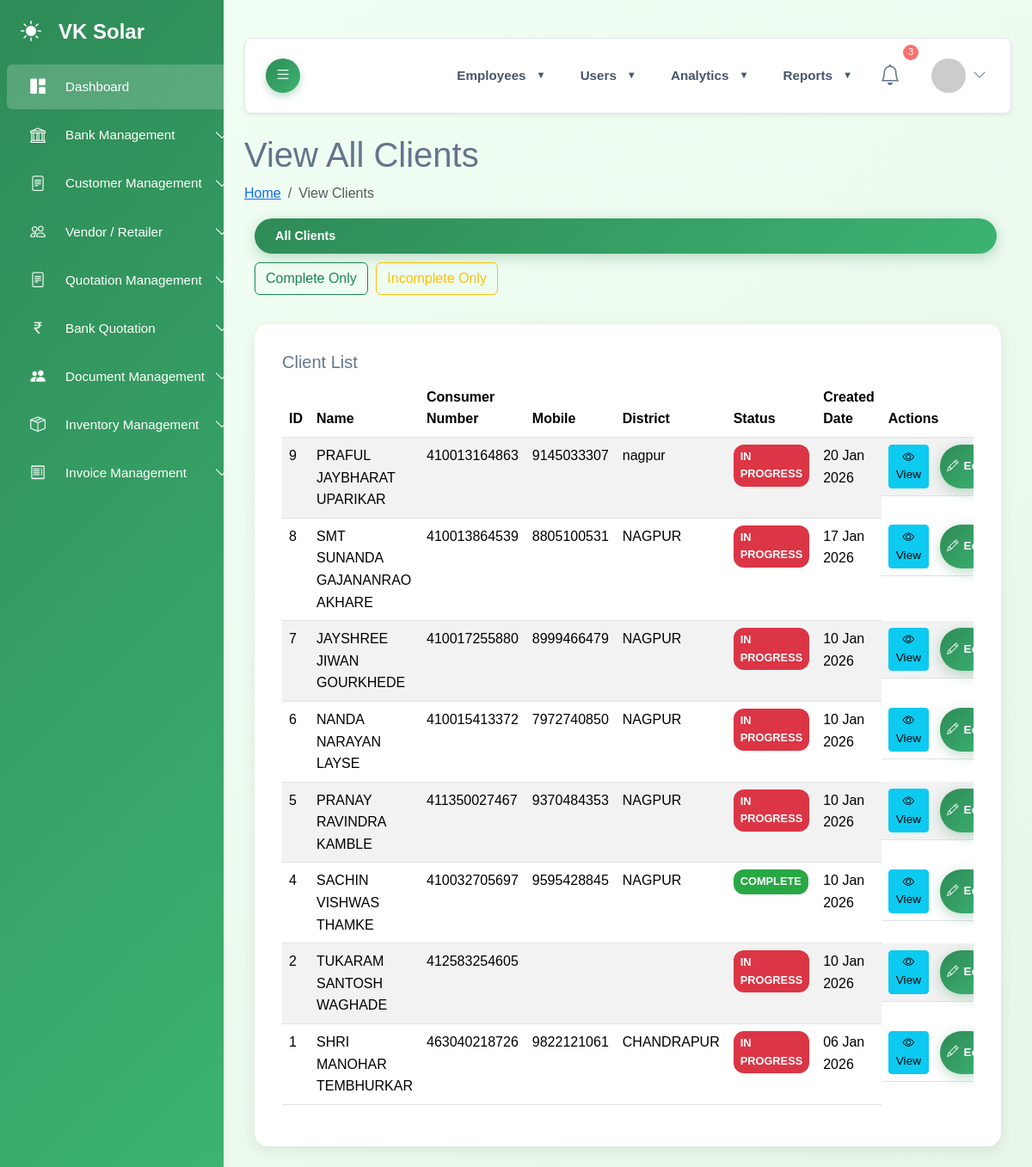
The page /admin/view_clients.php (signed in) on the database its author committed.
### tables this page shows
CREATE TABLE `clients` (
  `id` int NOT NULL,
  `name` varchar(255)  NOT NULL,
  `consumer_number` varchar(100)  NOT NULL,
  `billing_unit` varchar(100)  DEFAULT NULL,
  `adhar` bigint NOT NULL,
  `mobile` varchar(15)  DEFAULT NULL,
  `email` varchar(255)  DEFAULT NULL,
  `district` varchar(255)  DEFAULT NULL,
  `block` varchar(255)  DEFAULT NULL,
  `taluka` varchar(255)  DEFAULT NULL,
  `pincode` int NOT NULL,
  `village` varchar(255)  DEFAULT NULL,
  `location` text ,
  `mahadiscom_email` varchar(255)  DEFAULT NULL,
  `mahadiscom_email_password` varchar(255)  DEFAULT NULL,
  `mahadiscom_mobile` varchar(15)  DEFAULT NULL,
  `mahadiscom_user_id` varchar(255)  DEFAULT NULL,
  `mahadiscom_password` varchar(255)  DEFAULT NULL,
  `name_change_require` enum('yes','no')  DEFAULT NULL,
  `application_no_name_change` varchar(255)  DEFAULT NULL,
  `pm_suryaghar_registration` enum('yes','no')  DEFAULT NULL,
  `pm_suryaghar_app_id` varchar(255)  DEFAULT NULL,
  `pm_registration_date` date DEFAULT NULL,
  `load_change_application_number` varchar(255)  DEFAULT NULL,
  `rooftop_solar_application_number` varchar(255)  DEFAULT NULL,
  `kilo_watt` decimal(10,2) DEFAULT NULL,
  `load_change_status` enum('Done','Not')  DEFAULT NULL,
  `bank_loan_status` enum('yes','no')  DEFAULT NULL,
  `bank_name` varchar(255)  DEFAULT NULL,
  `account_number` varchar(255)  DEFAULT NULL,
  `ifsc_code` varchar(255)  DEFAULT NULL,
  `jan_samartha_application_no` varchar(255)  DEFAULT NULL,
  `loan_amount` decimal(15,2) DEFAULT NULL,
  `first_installment_amount` decimal(15,2) DEFAULT NULL,
  `second_installment_amount` decimal(15,2) DEFAULT NULL,
  `remaining_amount` decimal(15,2) DEFAULT NULL,
  `inverter_company_name` varchar(255)  DEFAULT NULL,
  `inverter_capacity` varchar(50)  DEFAULT NULL,
  `inverter_serial_number` varchar(255)  DEFAULT NULL,
  `solar_type` enum('DCR','NON-DCR')  DEFAULT NULL,
  `dcr_certificate_number` varchar(255)  DEFAULT NULL,
  `number_of_panels` int DEFAULT NULL,
  `company_name` varchar(255)  NOT NULL,
  `wattage` int NOT NULL,
  `panel_serial_numbers` text ,
  `rts_portal_status` enum('yes','no')  DEFAULT NULL,
  `meter_number` varchar(255)  DEFAULT NULL,
  `meter_installation_date` date DEFAULT NULL,
  `pm_redeem_status` enum('yes','no')  DEFAULT NULL,
  `subsidy_amount` decimal(15,2) DEFAULT NULL,
  `subsidy_redeem_date` date DEFAULT NULL,
  `reference_name` varchar(255)  DEFAULT NULL,
  `reference_contact` varchar(255)  DEFAULT NULL,
  `estimate_amount` decimal(15,2) DEFAULT NULL,
  `geo_tagging_photo` varchar(500)  DEFAULT NULL,
  `geo_tagged_photo` varchar(500)  DEFAULT NULL,
  `email_password` varchar(255)  DEFAULT NULL,
  `created_at` timestamp NULL DEFAULT CURRENT_TIMESTAMP,
  `updated_at` timestamp NULL DEFAULT CURRENT_TIMESTAMP ON UPDATE CURRENT_TIMESTAMP,
  `step9_completed` tinyint(1) DEFAULT '0',
  `step12_completed` tinyint(1) DEFAULT '0',
  `step10_completed` tinyint(1) DEFAULT '0'
);

### admin/connect/db1.php (called while the page is built, shortened)
<?php
class connect{
     public $servername = "localhost";
    private $username = "root";
    private $password = "";
    private $dbname = "abcoedtech_vksolar";
    public function dbconnect()
    {
        $db = mysqli_connect($this->servername, $this->username, $this->password, $this->dbname);
        return $db;
    }
}
?>

### admin/connect/fun.php (called while the page is built, shortened)
<?php
class fun
{
    private $db;
    function __construct($con)
    {
        $this->db = $con;
    }
    public function fetchClients() {
        $sql = "SELECT * FROM clients ORDER BY id DESC";
        return mysqli_query($this->db, $sql);
    }
}
?>

### admin/view_clients.php (the view, shortened to what this page needs)
<?php
include "connect/db1.php";
include "connect/fun.php";
$connect = new connect();
$fun = new fun($connect->dbconnect());
$filter = $_GET['filter'] ?? 'all';
if ($filter === 'complete') {
    $clients = $fun->getCompleteClients();
} elseif ($filter === 'incomplete') {
    $clients = $fun->getIncompleteClients();
} else {
    $clients = $fun->fetchClients();
}
?>
<!DOCTYPE html>
<html lang="en">
<head>
    <?php require('include/head.php'); ?>
</head>
<body>
    <?php include "include/sidebar.php"; ?>
    <div id="main-content">
        <?php require('include/navbar.php') ?>
    <main id="main" class="main">
        <div class="pagetitle">
            <h1>View All Clients</h1>
            <nav>
                <ol class="breadcrumb">
                    <li class="breadcrumb-item"><a href="index.php">Home</a></li>
                    <li class="breadcrumb-item active">View Clients</li>
                </ol>
            </nav>
        </div>
        <div class="container-fluid">
            <div class="row mb-4">
                <div class="col-12">
                    <div class="filter-buttons">
                        <a href="?filter=all" class="btn btn-<?php echo $filter === 'all' ? 'primary' : 'outline-primary'; ?>">
                            All Clients
                        </a>
                        <a href="?filter=complete" class="btn btn-<?php echo $filter === 'complete' ? 'success' : 'outline-success'; ?>">
                            Complete Only
                        </a>
                        <a href="?filter=incomplete" class="btn btn-<?php echo $filter === 'incomplete' ? 'warning' : 'outline-warning'; ?>">
                            Incomplete Only
                        </a>
                    </div>
                </div>
            </div>
            <div class="row">
                <div class="col-12">
                    <div class="card">
                        <div class="card-body">
                            <h5 class="card-title">Client List</h5>
                            <?php if(mysqli_num_rows($clients) > 0): ?>
                            <div class="table-responsive">
                                <table class="table table-striped table-hover">
                                    <thead>
                                        <tr>
                                            <th>ID</th>
                                            <th>Name</th>
                                            <th>Consumer Number</th>
                                            <th>Mobile</th>
                                            <th>District</th>
                                            <th>Status</th>
                                            <th>Created Date</th>
                                            <th>Actions</th>
                                        </tr>
                                    </thead>
                                    <tbody>
                                        <?php while($client = mysqli_fetch_assoc($clients)):
                                            $isComplete = isClientComplete($client);
                                        ?>
                                        <tr>
                                            <td><?php echo $client['id']; ?></td>
                                            <td><?php echo htmlspecialchars($client['name']); ?></td>
                                            <td><?php echo htmlspecialchars($client['consumer_number']); ?></td>
                                            <td><?php echo htmlspecialchars($client['mobile']); ?></td>
                                            <td><?php echo htmlspecialchars($client['district']); ?></td>
                                            <td>
                                                <span class="status-badge <?php echo $isComplete ? 'status-complete' : 'status-incomplete'; ?>">
                                                    <?php echo $isComplete ? 'Complete' : 'In Progress'; ?>
                                                </span>
                                            </td>
                                            <td><?php echo date('d M Y', strtotime($client['created_at'])); ?></td>
                                            <td class="action-buttons">
                                                <a href="client_details.php?id=<?php echo $client['id']; ?>"
                                                   class="btn btn-sm btn-info" title="View Client Details">
                                                    <i class="bi bi-eye"></i> View
                                                </a>
                                                <a href="client_edit2.php?id=<?php echo $client['id']; ?>"
                                                   class="btn btn-sm btn-primary" title="Edit Client">
                                                    <i class="bi bi-pencil"></i> Edit
                                                </a>
                                            </td>
                                        </tr>
                                        <?php endwhile; ?>
                                    </tbody>
                                </table>
                            </div>
                            <?php else: ?>
                            <div class="alert alert-info">
                                No clients found.
                            </div>
                            <?php endif; ?>
                        </div>
                    </div>
                </div>
            </div>
        </div>
    </main>
</div>
</body>
</html>
<?php
function isClientComplete($client) {
    $requiredFields = [
        'name', 'consumer_number', 'mobile', 'email', 'district',
        'mahadiscom_email', 'mahadiscom_user_id', 'load_change_application_number',
        'inverter_company_name', 'dcr_certificate_number', 'meter_number'
    ];
    foreach($requiredFields as $field) {
        if(empty($client[$field])) {
            return false;
        }
    }
    return true;
}
?>

### admin/css&js/style.css (style rules this page uses)
:root { --primary: #2e8b57; --primary-light: #3cb371; --primary-dark: #1e6b47; --secondary: #f5f5f5; --accent: #87ceeb; --accent-light: #b0e2ff; --earth: #d2b48c; --earth-light: #f0e6d6; --dark: #2c3e50; --light: #f8f9fa; --gradient-primary: linear-gradient( 135deg, var(--primary) 0%, var(--primary-light) 100% ); --gradient-secondary: linear-gradient( 135deg, var(--earth-light) 0%, var(--secondary) 100% ); --gradient-hero: linear-gradient( 135deg, rgba(46, 139, 87, 0.85) 0%, rgba(60, 179, 113, 0.85) 100% ); --gradient-nature: linear-gradient( 135deg, var(--primary) 0%, var(--accent) 100% ); --background-light: #f1f5f9; --text-light: #64748b; --card-bg-light: #ffffff; --border-color-light: #e2e8f0; --success-color: #10b981; --danger-color: #f87171; --warning-color: #fbbf24; }
body { font-family: "Inter", sans-serif; background-color: var(--background-light); color: var(--text-light); padding-top: 20px; overflow-x: hidden; }
#main-content { margin-left: 260px; padding: 1.5rem; transition: margin-left 0.3s ease-in-out; }
.card { border: none; border-radius: 0.5rem; box-shadow: 0 0.1rem 0.5rem rgba(0, 0, 0, 0.05); transition: all 0.3s; background-color: var(--card-bg-light); color: var(--text-light); border: 1px solid var(--border-color-light); }
.status-badge { padding: 0.25em 0.6em; border-radius: 0.25rem; font-size: 0.8em; font-weight: 600; }
.btn-primary { background: var(--gradient-primary) !important; border: none !important; box-shadow: 0 4px 15px rgba(46, 139, 87, 0.3); border-radius: 25px !important; transition: all 0.3s ease; font-weight: 500; padding: 12px 30px; }
.table { color: var(--text-light); }

### admin/css&js/carousel.css (style rules this page uses)
:root { --primary: #2e8b57; --primary-light: #3cb371; --primary-dark: #1e6b47; --secondary: #f5f5f5; --accent: #87ceeb; --dark: #2c3e50; --light: #f8f9fa; --gradient-primary: linear-gradient( 135deg, var(--primary) 0%, var(--primary-light) 100% ); --background-light: #f1f5f9; --text-light: #64748b; --card-bg-light: #ffffff; --border-color-light: #e2e8f0; --success-color: #10b981; --danger-color: #f87171; --warning-color: #fbbf24; }
body { font-family: "Inter", sans-serif; background-color: var(--background-light); color: var(--text-light); padding-top: 20px; overflow-x: hidden; }
#main-content { margin-left: 260px; padding: 1.5rem; transition: margin-left 0.3s ease-in-out; }
.card { border: none; border-radius: 1rem; box-shadow: 0 0.5rem 1.5rem rgba(46, 139, 87, 0.08); transition: all 0.3s; background: var(--card-bg-light); color: var(--text-light); overflow: hidden; }
.card-body { padding: 2rem; }
.btn-primary { background: var(--gradient-primary) !important; border: none !important; box-shadow: 0 4px 15px rgba(46, 139, 87, 0.3); border-radius: 0.75rem !important; transition: all 0.3s ease; font-weight: 600; padding: 12px 30px; }

### admin/css&js/logo&brand.css (style rules this page uses)
:root { --primary-green: #48bb78; --dark-green: #38a169; --light-green: #c6f6d5; --accent-green: #68d391; --text-dark: #2d3748; --text-light: #718096; --bg-light: #f7fafc; --border: #e2e8f0; --shadow: 0 2px 4px -1px rgba(0, 0, 0, 0.1), 0 1px 2px -1px rgba(0, 0, 0, 0.06); --shadow-lg: 0 4px 6px -1px rgba(0, 0, 0, 0.1), 0 2px 4px -1px rgba(0, 0, 0, 0.06); }
.btn-primary { background: linear-gradient(135deg, var(--primary-green), var(--dark-green)); border: none; border-radius: 8px; padding: 10px 20px; font-weight: 600; display: flex; align-items: center; gap: 6px; transition: all 0.3s ease; box-shadow: 0 2px 4px rgba(72, 187, 120, 0.2); font-size: 0.9rem; }

### admin/css&js/view-project.css (style rules this page uses)
:root { --primary-color: #2e8b57; --secondary-color: #3cb371; --light-color: #f5f5f5; --dark-color: #333; --border-radius: 10px; --box-shadow: 0 3px 10px rgba(0, 0, 0, 0.08); --transition: all 0.3s ease; }
body { background-color: #f8f9fa; font-family: "Segoe UI", Tahoma, Geneva, Verdana, sans-serif; line-height: 1.6; }
.action-buttons { display: flex; justify-content: space-between; gap: 0.5rem; }
.status-badge { display: inline-block; padding: 0.25rem 0.75rem; border-radius: 20px; font-size: 0.75rem; font-weight: 600; text-transform: uppercase; }

### admin/css&js/view-product.css (style rules this page uses)
:root { --primary-color: #2e8b57; --secondary-color: #3cb371; --light-color: #f5f5f5; --dark-color: #333; --border-radius: 10px; --box-shadow: 0 3px 10px rgba(0, 0, 0, 0.08); --transition: all 0.3s ease; }
body { background-color: #f8f9fa; font-family: "Segoe UI", Tahoma, Geneva, Verdana, sans-serif; line-height: 1.6; }
.action-buttons { display: flex; justify-content: space-between; gap: 0.5rem; }
.action-buttons .btn { flex: 1; font-size: 0.85rem; padding: 0.25rem 0.5rem; }

### rows shown on the page
clients: id "9", name "PRAFUL JAYBHARAT UPARIKAR", consumer_number "410013164863", mobile "9145033307", district "nagpur", shows "IN PROGRESS", created_at "20 Jan 2026"
clients: id "8", name "SMT SUNANDA GAJANANRAO AKHARE", consumer_number "410013864539", mobile "8805100531", district "NAGPUR", shows "IN PROGRESS", created_at "17 Jan 2026"
clients: id "7", name "JAYSHREE JIWAN GOURKHEDE", consumer_number "410017255880", mobile "8999466479", district "NAGPUR", shows "IN PROGRESS", created_at "10 Jan 2026"
clients: id "6", name "NANDA NARAYAN LAYSE", consumer_number "410015413372", mobile "7972740850", district "NAGPUR", shows "IN PROGRESS", created_at "10 Jan 2026"
clients: id "5", name "PRANAY RAVINDRA KAMBLE", consumer_number "411350027467", mobile "9370484353", district "NAGPUR", shows "IN PROGRESS", created_at "10 Jan 2026"
clients: id "4", name "SACHIN VISHWAS THAMKE", consumer_number "410032705697", mobile "9595428845", district "NAGPUR", shows "COMPLETE", created_at "10 Jan 2026"
clients: id "2", name "TUKARAM SANTOSH WAGHADE", consumer_number "412583254605", shows "IN PROGRESS", created_at "10 Jan 2026"
clients: id "1", name "SHRI MANOHAR TEMBHURKAR", consumer_number "463040218726", mobile "9822121061", district "CHANDRAPUR", shows "IN PROGRESS", created_at "06 Jan 2026"
